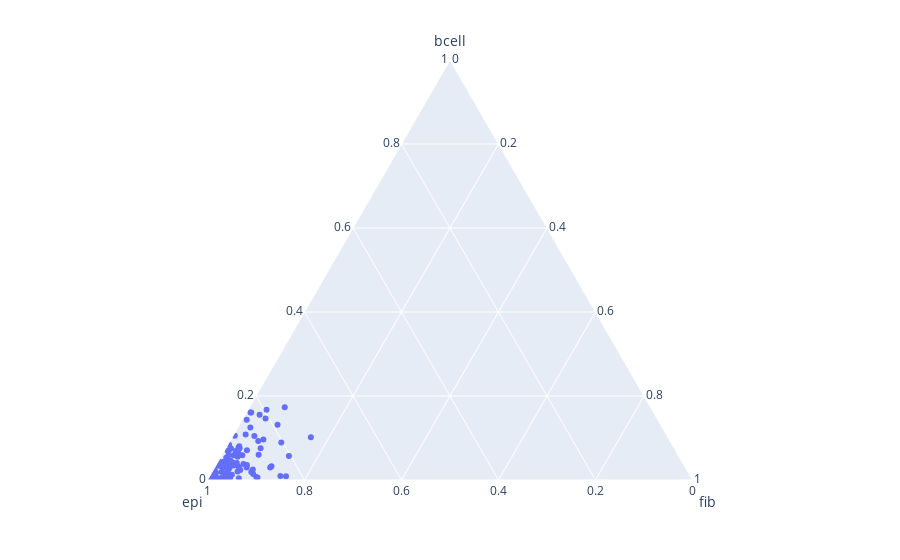

Notebook cell for this chart:
### Code cell
px.scatter_ternary(scenarios_y[3], a="bcell", b="epi", c="fib").show()
